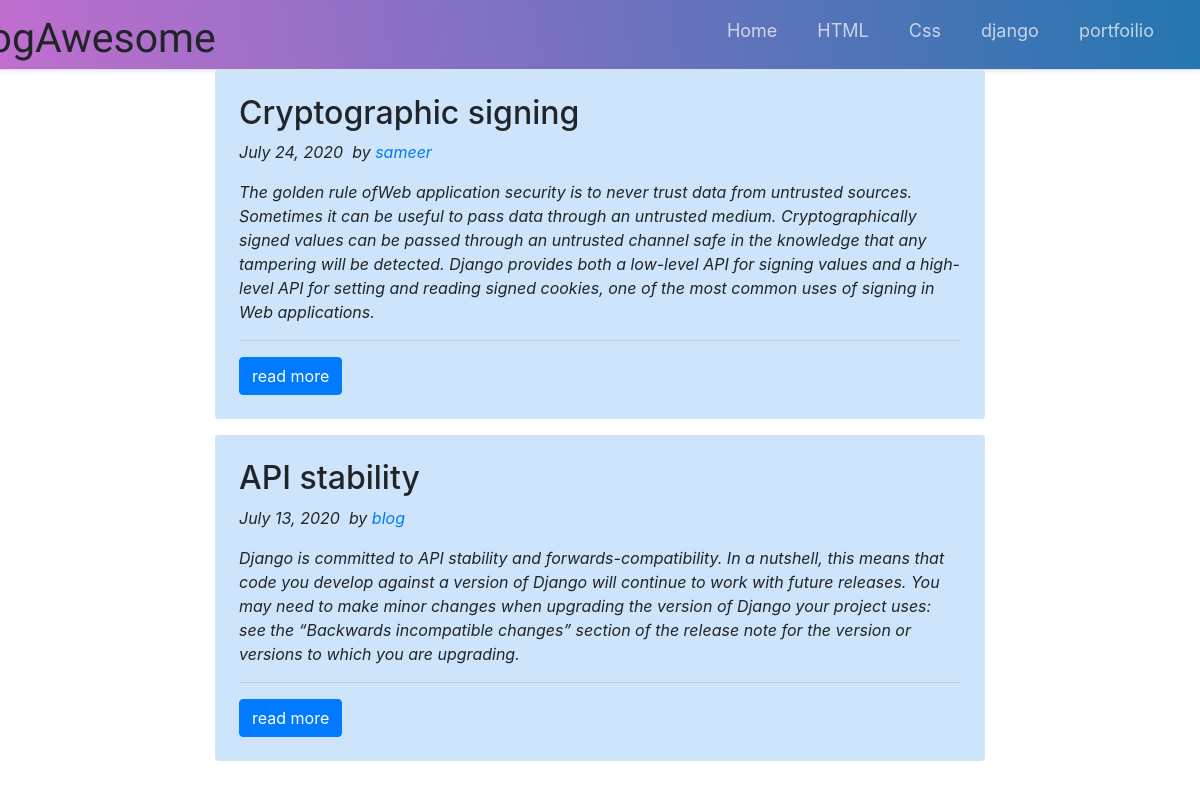
/main/django/, run on the app's committed database.
### main/models.py (models this page shows, shortened)
class Post(models.Model):
	heading = models.CharField(max_length=200)
	content = models.TextField(max_length=2000)
	date_posted = models.DateTimeField(default=timezone.now)
	author = models.ForeignKey(User, on_delete=models.CASCADE)
	categary = models.CharField(max_length=6000)

### main/views.py (the view)
# urls.py: path('django/',views.django, name='django'),
def django(request):
	posts = Post.objects.filter(categary = 'Django').order_by('-date_posted')
	params = {'post':posts}
	return  render(request,'main/django.html',params)

### main/templates/main/django.html
{% extends 'main/base.html' %}
{% load static %}
{% block content %}
        <div class="col-md-8  offset-md-2">
            {% for i in post %}
            <div class="p-4 mb-3 bg-light rounded" style="max-width: 900px; background-color: #cde4fb!important;">
                <div class="blog-post">
                    <h2 class="blog-post-title">{{i.heading}}&nbsp;</h2>
                    <p class="blog-post-meta">{{i.date_posted.date}}&nbsp; by <a href="">{{i.author}}</a></p>
                    <p>{{i.content}}&nbsp;</p>
                    <hr>
                    <button class="btn btn-primary"><a href="{% url 'detail' i.pk %}" style="color: white;">read more</a></button>
                </div>
            </div>
        {% endfor %}
    {% endblock %}

### main/static/css/base.css (style rules this page uses)
* { box-sizing: border-box; padding: 0; margin: 0; }

### main/static/css/index.css (style rules this page uses)
h1, h2, h3, h4, h5, h6, .h1, .h2, .h3, .h4, .h5, .h6 { margin-bottom: 0.5rem; font-weight: 500; line-height: 1.2; }
h1, h2, h3, h4, h5, h6 { margin-top: 0; margin-bottom: 0.5rem; }
*, *::before, *::after { box-sizing: border-box; }
.col-md-8 { -ms-flex: 0 0 66.666667%; flex: 0 0 66.666667%; max-width: 66.666667%; position: relative; width: 100%; padding-right: 15px; padding-left: 22px; }
.p-4 { padding: 1.5rem !important; }
.mb-3, .my-3 { margin-bottom: 1rem !important; }
.rounded { border-radius: 0.25rem !important; }
.bg-light { background-color: #cde4fb!important; }
p { font-style: italic !important; }
@media screen and (min-width: 768px) { .col-md-8 { -ms-flex: 0 0 66.666667%; flex: 0 0 66.666667%; max-width: 66.666667%; position: relative; width: 100%; padding-right: 15px; padding-left: 15px; } }
@media screen and (min-width: 768px) { .p-4 { padding: 1.5rem !important; } }
@media screen and (min-width: 768px) { .mb-3, .my-3 { margin-bottom: 1rem !important; } }

### data on the page
Post: heading "Cryptographic signing", date_posted "July 24, 2020", author "sameer", content "The golden rule ofWeb application security is to never trust data from untrusted sources. Sometimes it can be useful to pass data through an untrusted medium. Cryptographically signed values can be passed through an untrusted channel safe in the knowledge that any tampering will be detected. Django provides both a low-level API for signing values and a high-level API for setting and reading signed cookies, one of the most common uses of signing in Web applications."
Post: heading "API stability", date_posted "July 13, 2020", author "blog", content "Django is committed to API stability and forwards-compatibility. In a nutshell, this means that code you develop against a version of Django will continue to work with future releases. You may need to make minor changes when upgrading the version of Django your project uses: see the “Backwards incompatible changes” section of the release note for the version or versions to which you are upgrading."
